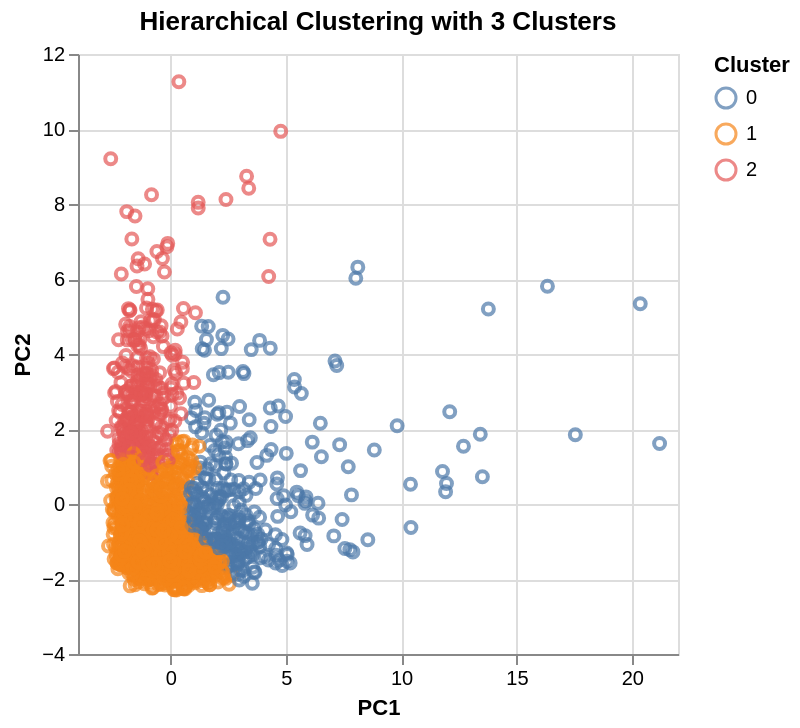

Notebook source saved alongside this figure:
### Code cell
# Fit the hierarchical clustering model with 3 clusters
clusterer = AgglomerativeClustering(n_clusters=3)
cluster_labels = clusterer.fit_predict(principal_components)

# Add the cluster labels to the DataFrame
pca_df["Cluster"] = cluster_labels

# Create a scatter plot with PC1 on the x-axis and PC2 on the y-axis
chart = (
    alt.Chart(pca_df)
    .mark_point()
    .encode(x="PC1", y="PC2", color="Cluster:N", tooltip=["PC1", "PC2", "Cluster"])
    .properties(title="Hierarchical Clustering with 3 Clusters")
    .interactive()
)

# Save the chart
chart.save("hierarchical_clustering_scatter_plot.json")
chart

### Figure 1 — Vega-Lite specification as saved in the notebook (floating-point values rounded to 4 significant figures; data arrays with more than 128 entries replaced by an {"elided": "..."} marker saying what was removed)
{"config": {"view": {"continuousWidth": 300, "continuousHeight": 300}}, "data": {"name": "data-85ec57eca0c81afe232d6e1a10427c91"}, "mark": {"type": "point"}, "encoding": {"color": {"field": "Cluster", "type": "nominal"}, "tooltip": [{"field": "PC1", "type": "quantitative"}, {"field": "PC2", "type": "quantitative"}, {"field": "Cluster", "type": "quantitative"}], "x": {"field": "PC1", "type": "quantitative"}, "y": {"field": "PC2", "type": "quantitative"}}, "params": [{"name": "param_1e9efca18e7a2868", "select": {"type": "interval", "encodings": ["x", "y"]}, "bind": "scales"}], "title": "Hierarchical Clustering with 3 Clusters", "$schema": "https://vega.github.io/schema/vega-lite/v6.4.1.json", "datasets": {"data-85ec57eca0c81afe232d6e1a10427c91": {"elided": "1899 records"}}}
